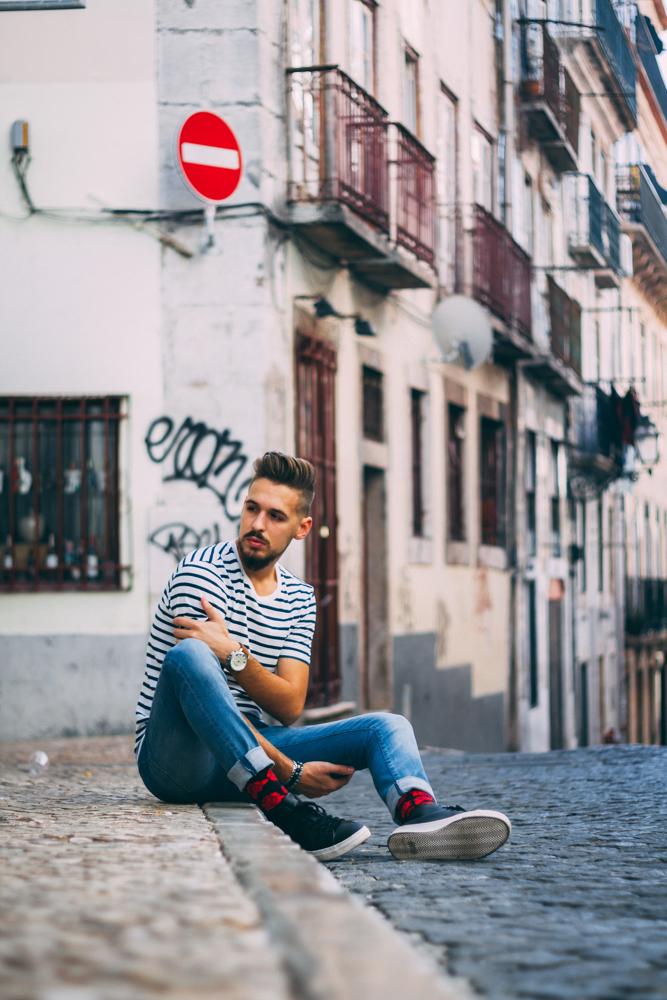
//> input picture Coursework materials/No_entry/NoEntry1.bmp, 667 x 1000 px
$ ./subtask_1 No_entry/NoEntry1.bmp   (built with g++ and OpenCV 4)
//> lines starting //> are read from the running program, lines starting //| are printed output that depends on the picture; after the words box and inside, x2 and y2 are one past the last pixel; in counts of white or black regions, pixels touching at a corner belong together
/////////////////////////////////////////////////////////////////////////////
//
// COMS30121 - face.cpp
//
/////////////////////////////////////////////////////////////////////////////

// header inclusion
#include <stdio.h>
#include "opencv2/objdetect/objdetect.hpp"
#include "opencv2/opencv.hpp"
#include "opencv2/core/core.hpp"
#include "opencv2/highgui/highgui.hpp"
#include "opencv2/imgproc/imgproc.hpp"
#include <iostream>
#include <stdio.h>

using namespace std;
using namespace cv;

/** Function Headers */
void detectAndDisplay( Mat frame, string fileName);
float get_iou(Rect truth, Rect face);
int find_the_face_num(vector<Rect> faces, Rect truths);
float caculate_f1_score (int TP, int TN, int FP, int FN);

/** Global variables */
String cascade_name = "frontalface.xml";
CascadeClassifier cascade;

Rect GT_No_Entry1_1(230, 480, 75, 75);
Rect GT_No_Entry2_1(30 , 410, 40, 40);
Rect GT_No_Entry2_2(300, 410, 30, 30);
Rect GT_No_Entry4_1(170, 270, 50, 60);
Rect GT_No_Entry4_2(480, 280, 50, 70);
Rect GT_No_Entry4_3(572, 270, 35, 32);
Rect GT_No_Entry4_4(670, 280, 60, 60);
Rect GT_No_Entry4_5(870, 240, 65, 65);
Rect GT_No_Entry5_1(790, 290, 50, 50);
Rect GT_No_Entry7_1(880, 220, 70, 70);
Rect GT_No_Entry7_2(385, 220, 25, 25);
Rect GT_No_Entry11_1(670, 400, 30, 30);
Rect GT_No_Entry11_2(750, 400, 30, 30);


/** @function main */
int main( int argc, const char** argv )
{

       // 1. Read Input Image
	Mat frame = imread(argv[1], CV_LOAD_IMAGE_COLOR);
//> frame is the input picture: 1000 rows x 667 cols, CV_8UC3; mean B, G, R 150.6, 146.8, 149.7

	// 2. Load the Strong Classifier in a structure called `Cascade'
	if( !cascade.load( cascade_name ) ){ printf("--(!)Error loading\n"); return -1; };

    string fileName = argv[1];
//> fileName = "No_entry/NoEntry1.bmp"
	// printf (fileName);
	// 3. Detect Faces and Display Result
	detectAndDisplay( frame, fileName );

	// 4. Save Result Image

	imwrite("detected.jpg", frame);

	return 0;
}

/** @function detectAndDisplay */
void detectAndDisplay( Mat frame, string fileName)
{
//> called with fileName = "No_entry/NoEntry1.bmp"
	std::vector<Rect> faces;
	Mat frame_gray;
	int TP;
	int TN;
	int FP;
	int FN;
	int num_GT;
	// 1. Prepare Image by turning it into Grayscale and normalising lighting
	cvtColor( frame, frame_gray, CV_BGR2GRAY );
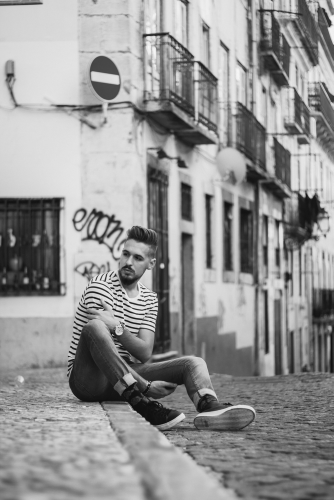
//> frame_gray: 1000 rows x 667 cols, CV_8UC1 (shown at 1/2 size); min 12, max 248, mean 148.1
	equalizeHist( frame_gray, frame_gray );
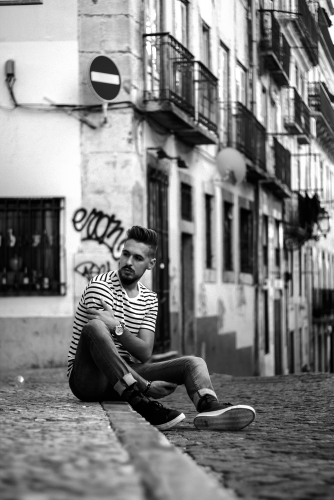
//> frame_gray: 1000 rows x 667 cols, CV_8UC1 (shown at 1/2 size); min 0, max 255, mean 128.2

	// 2. Perform Viola-Jones Object Detection
	cascade.detectMultiScale( frame_gray, faces, 1.1, 1, 0|CV_HAAR_SCALE_IMAGE, Size(10, 10), Size(300,300) );
//> faces = 8 Rects (x, y, width, height): [580, 83, 34, 34], [389, 161, 47, 47], [216, 929, 62, 62], [253, 485, 70, 70], [226, 486, 72, 72], [196, 302, 79, 79], [500, 736, 75, 75], [132, 500, 112, 112]

       // 3. Print number of Faces found
	std::cout << faces.size() << std::endl;
//| 8

       // 4. Draw box around faces found
	for( int i = 0; i < faces.size(); i++ )
	{
		rectangle(frame, Point(faces[i].x, faces[i].y), Point(faces[i].x + faces[i].width, faces[i].y + faces[i].height), Scalar( 0, 255, 0 ), 2);
	}
//> this loop made 8 passes
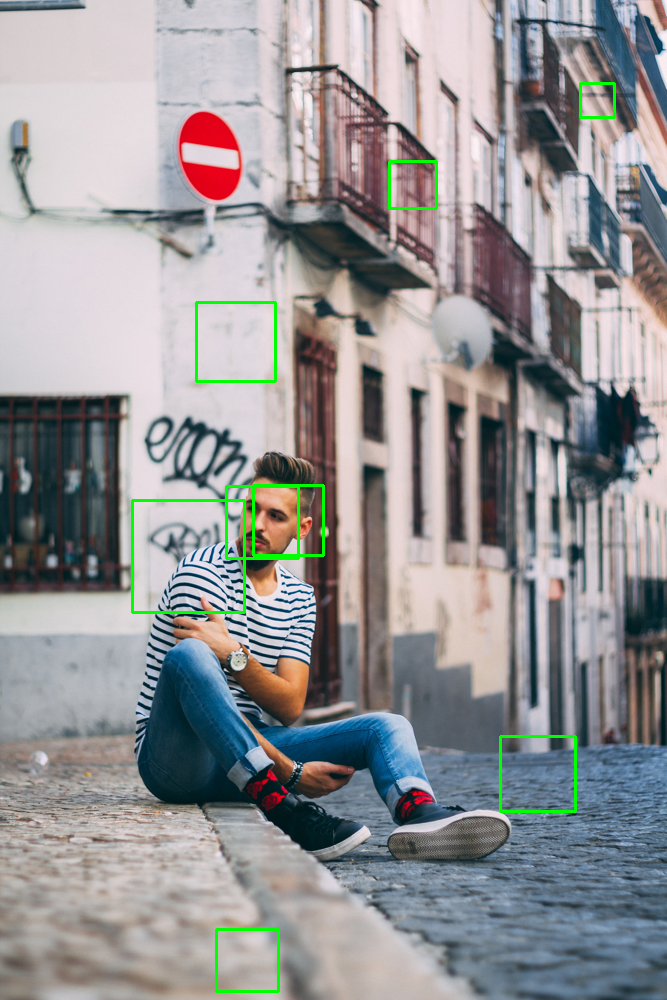
//> frame: 1000 rows x 667 cols, CV_8UC3; 0.97% of pixels changed, all inside (x1, y1, x2, y2) = (131, 82, 616, 993)

		if (fileName == "No_entry/NoEntry1.bmp")
	{
		cv::rectangle(frame, GT_No_Entry1_1, cv::Scalar(0, 0, 255), 2);
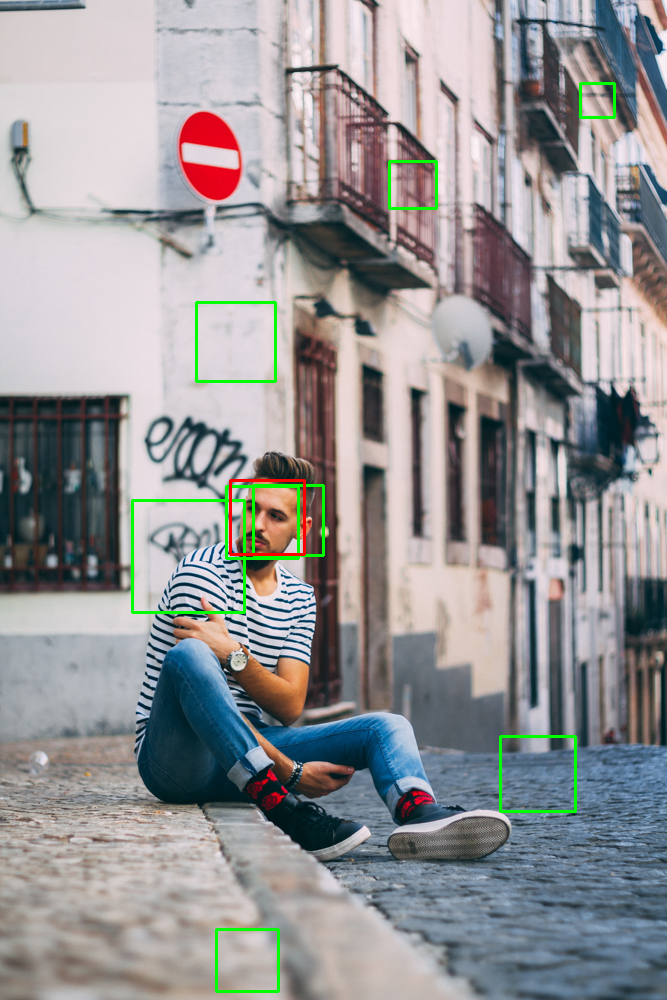
//> frame: 1000 rows x 667 cols, CV_8UC3; 0.13% of pixels changed, all inside (x1, y1, x2, y2) = (229, 479, 306, 556)
		TP = find_the_face_num(faces, GT_No_Entry1_1);
//> the loop in find_the_face_num, `for ( size_t i = 0; i < faces.size(); i++)` made 8 passes
//> (width in get_iou, height in get_iou, int_area in get_iou, uni_area in get_iou, IoU, TP) on pass 5: (68, 69, 4692, 6117, 0.767, 1)
//> after the loop in find_the_face_num, `for ( size_t i = 0; i < faces.size(); i++)`: TP = 1
//> TP = 1
		num_GT = 1;
		// cv::rectangle(frame, faces[i], cv::Scalar(255, 0, 0),2);
		imwrite( "subtask_1/detected_1.jpg", frame );
	};
	if (fileName == "No_entry/NoEntry2.bmp")
	{
		cv::rectangle(frame, GT_No_Entry2_1, cv::Scalar(0, 0, 255), 2);
		cv::rectangle(frame, GT_No_Entry2_2, cv::Scalar(0, 0, 255), 2);
		int TP_1 = find_the_face_num(faces, GT_No_Entry2_1);
		int TP_2 = find_the_face_num(faces, GT_No_Entry2_1);
		TP = TP_1 + TP_2;
		num_GT = 2;
		// std::cout << TP;
		imwrite( "subtask_1/detected_2.jpg", frame );
	}
	if (fileName == "No_entry/NoEntry4.bmp")
	{
		cv::rectangle(frame, GT_No_Entry4_1, cv::Scalar(0, 0, 255), 2);
		cv::rectangle(frame, GT_No_Entry4_2, cv::Scalar(0, 0, 255), 2);
		cv::rectangle(frame, GT_No_Entry4_3, cv::Scalar(0, 0, 255), 2);
		cv::rectangle(frame, GT_No_Entry4_4, cv::Scalar(0, 0, 255), 2);
		cv::rectangle(frame, GT_No_Entry4_5, cv::Scalar(0, 0, 255), 2);
		int TP_1 = find_the_face_num(faces, GT_No_Entry4_1);
		int TP_2 = find_the_face_num(faces, GT_No_Entry4_2);
		int TP_3 = find_the_face_num(faces, GT_No_Entry4_3);
		int TP_4 = find_the_face_num(faces, GT_No_Entry4_4);
		int TP_5 = find_the_face_num(faces, GT_No_Entry4_5);
		TP = TP_1 + TP_2 + TP_3 + TP_4 + TP_5;
		num_GT  = 5;
		imwrite( "subtask_1/detected_4.jpg", frame );
	}
	if (fileName == "No_entry/NoEntry5.bmp")
	{
		cv::rectangle(frame, GT_No_Entry5_1, cv::Scalar(0, 0, 255), 2);
		TP = find_the_face_num(faces, GT_No_Entry5_1);
		num_GT = 1;
		imwrite( "subtask_1/detected_5.jpg", frame );
	}
	if (fileName == "No_entry/NoEntry7.bmp")
	{
		cv::rectangle(frame, GT_No_Entry7_1, cv::Scalar(0, 0, 255), 2);
		cv::rectangle(frame, GT_No_Entry7_2, cv::Scalar(0, 0, 255), 2);
		int TP_1 = find_the_face_num(faces, GT_No_Entry7_1);
		int TP_2 = find_the_face_num(faces, GT_No_Entry7_2);
		TP = TP_1 + TP_2;
		num_GT = 2;
		imwrite( "subtask_1/detected_7.jpg", frame );

	}
	if (fileName == "No_entry/NoEntry11.bmp")
	{
		cv::rectangle(frame, GT_No_Entry11_1, cv::Scalar(0, 0, 255), 2);
		cv::rectangle(frame, GT_No_Entry11_2, cv::Scalar(0, 0, 255), 2);
		int TP_1 = find_the_face_num(faces, GT_No_Entry11_1);
		int TP_2 = find_the_face_num(faces, GT_No_Entry11_2);
		TP = TP_1 + TP_2;
		num_GT = 2;
		imwrite( "subtask_1/detected_11.jpg", frame );

	}
	FP = faces.size() - TP;
//> FP = 7
	TN = 0;
	// FN = max(0, num_GT - TP);
	FN = num_GT - TP;
//> FN = 0

	float f1_score = caculate_f1_score(TP, TN, FP, FN);
	float TPR = (float)TP/((float)TP + (float)FN);


	std::cout << "TP = " << TP << std::endl;
	std::cout << "FP = " << FP << std::endl;
	std::cout << "TN = " << TN << std::endl;
	std::cout << "FN = " << FN << std::endl;
	std::cout << "num_GT =" << num_GT << std::endl;
    std::cout << "f1 score = " << f1_score << std::endl;
	std::cout << "TPR =" << TPR << std::endl;

	// [8 lines of commented-out code are left out]


}

float get_iou(Rect truth, Rect face) {
	float width = min(face.x + face.width, truth.x + truth.width) - max(face.x, truth.x);
	float height = min(face.y + face.height, truth.y + truth.height) - max(face.y, truth.y);

	if(width <= 0 or height <= 0) return 0;

	float int_area = width * height;
	float uni_area = (face.width * face.height) + (truth.width * truth.height) - int_area;

    // std::cout << int_area/uni_area;
	return int_area/uni_area;
}

int find_the_face_num(vector<Rect> faces, Rect truths){
	float iou_thredhold = 0.60;
	int TP = 0;
	for ( size_t i = 0; i < faces.size(); i++){
		float IoU = get_iou(truths, faces[i]);
		if( IoU > iou_thredhold){
			// std::cout << IoU << std::endl;
			TP ++;
		}
	}
	// std::cout << TP << std::endl;
	return TP;
}


float caculate_f1_score (int TP, int TN, int FP, int FN){
//> called with TP = 1, TN = 0, FP = 7, FN = 0

	float tp = static_cast<float>(TP);
//> tp = 1
	float tn = static_cast<float>(TN);
//> tn = 0
	float fp = static_cast<float>(FP);
//> fp = 7
	float fn = static_cast<float>(FN);
//> fn = 0

	// [9 lines of commented-out code are left out]
	float f1_score = 2*tp/(2*tp + fp + fn);
//> f1_score = 0.222
//> in detectAndDisplay, `float TPR = (float)TP/((float)TP + (float)FN);`: TPR = 1
//| TP = 1
//| FP = 7
//| FN = 0
//| f1 score = 0.222222
//| TPR =1
	// float f1_score = 4.0f/11.0f
	return f1_score;
}


// g++ subtask_1.cpp /usr/lib64/libopencv_core.so.2.4 /usr/lib64/libopencv_highgui.so.2.4 /usr/lib64/libopencv_imgproc.so.2.4 /usr/lib64/libopencv_objdetect.so.2.4

$ run again, with Coursework materials/No_entry/NoEntry0.bmp copied over Coursework materials/No_entry/NoEntry1.bmp
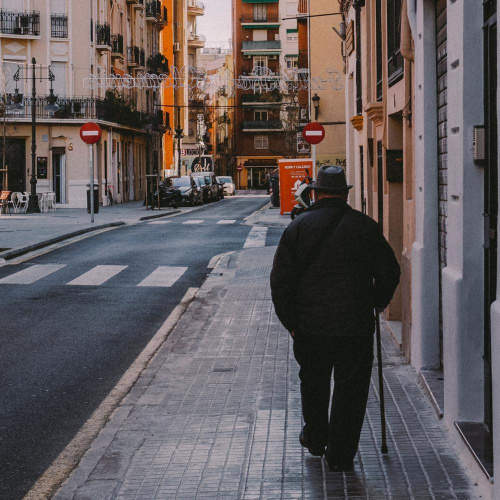
//> input picture Coursework materials/No_entry/NoEntry0.bmp, 1000 x 1000 px (shown at 1/2 size)
//> frame is the input picture: 1000 rows x 1000 cols, CV_8UC3; mean B, G, R 91.5, 90.2, 97.8
//> fileName = "No_entry/NoEntry1.bmp"
//> in detectAndDisplay, `equalizeHist( frame_gray, frame_gray );`:
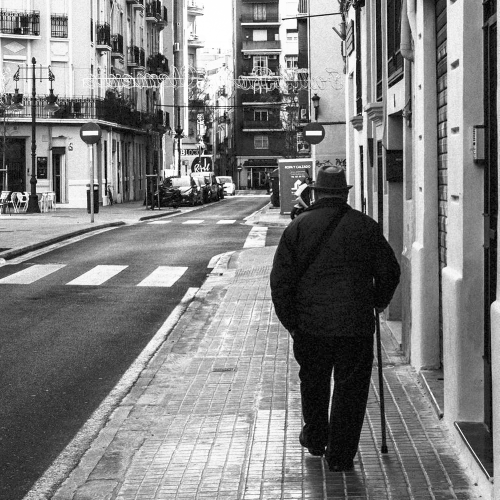
//> frame_gray: 1000 rows x 1000 cols, CV_8UC1 (shown at 1/2 size); min 0, max 255, mean 128.3
//> faces = 12 Rects (x, y, width, height), first 8: [798, 80, 25, 25], [733, 760, 28, 28], [562, 44, 45, 45], [528, 864, 51, 51], [860, 368, 77, 77], [712, 826, 64, 64], [712, 844, 66, 66], [626, 2, 72, 72]
//| 12
//> the loop in detectAndDisplay, `for( int i = 0; i < faces.size(); i++ )` made 12 passes
//> in detectAndDisplay, `cv::rectangle(frame, GT_No_Entry1_1, cv::Scalar(0, 0, 255), 2);`:
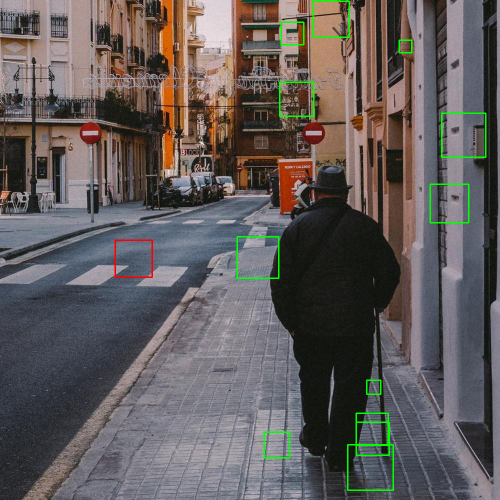
//> frame: 1000 rows x 1000 cols, CV_8UC3 (shown at 1/2 size); mean B, G, R 90.6, 91.5, 97.1
//> the loop in find_the_face_num, `for ( size_t i = 0; i < faces.size(); i++)` made 12 passes
//> (width in get_iou, height in get_iou) on passes 1 to 8: (-493, -375), (-428, -205), (-257, -391), (-223, -309), (-555, -35), (-407, -271), (-407, -289), (-321, -406)
//> after the loop in find_the_face_num, `for ( size_t i = 0; i < faces.size(); i++)`: TP = 0
//> FP = 12
//> FN = 1
//> tp = 0
//> fp = 12
//> fn = 1
//> in caculate_f1_score, `float f1_score = 2*tp/(2*tp + fp + fn);`: f1_score = 0
//| TP = 0
//| FP = 12
//| FN = 1
//| f1 score = 0
//| TPR =0

$ run again, with Coursework materials/No_entry/NoEntry10.bmp copied over Coursework materials/No_entry/NoEntry1.bmp
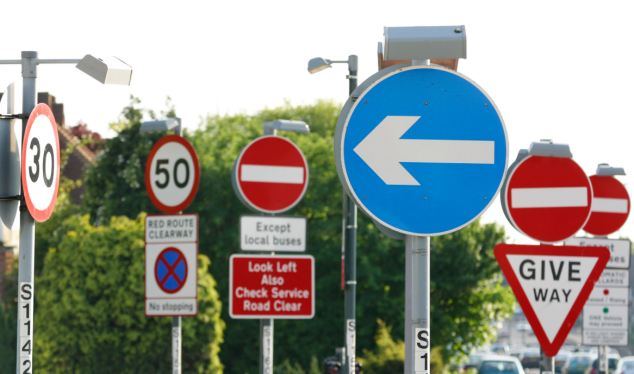
//> input picture Coursework materials/No_entry/NoEntry10.bmp, 634 x 374 px
//> frame is the input picture: 374 rows x 634 cols, CV_8UC3; mean B, G, R 145.1, 151.4, 148.3
//> fileName = "No_entry/NoEntry1.bmp"
//> in detectAndDisplay, `equalizeHist( frame_gray, frame_gray );`:
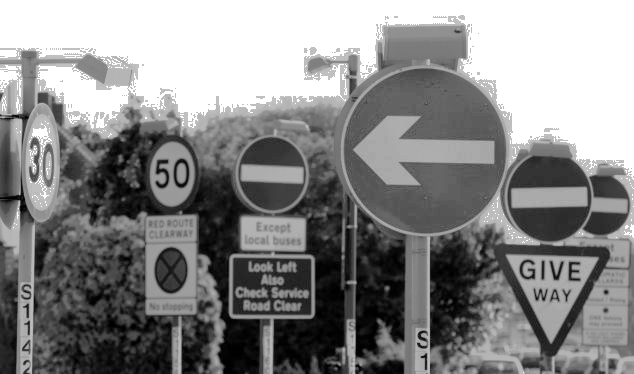
//> frame_gray: 374 rows x 634 cols, CV_8UC1; min 0, max 255, mean 135.7
//> faces = 6 Rects (x, y, width, height): [67, 294, 25, 25], [524, 279, 48, 48], [139, 141, 63, 63], [6, 118, 72, 72], [134, 184, 75, 75], [228, 190, 91, 91]
//| 6
//> the loop in detectAndDisplay, `for( int i = 0; i < faces.size(); i++ )` made 6 passes
//> after the loop in detectAndDisplay, `for( int i = 0; i < faces.size(); i++ )`:
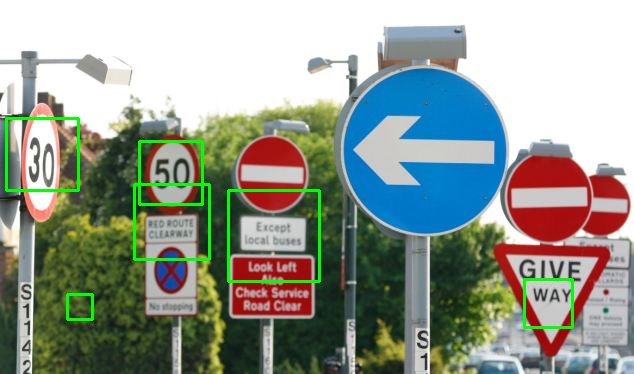
//> frame: 374 rows x 634 cols, CV_8UC3; 1.88% of pixels changed, all inside (x1, y1, x2, y2) = (5, 117, 574, 329)
//> the loop in find_the_face_num, `for ( size_t i = 0; i < faces.size(); i++)` made 6 passes
//> (width in get_iou, height in get_iou) on passes 1 to 6: (-138, -161), (-219, -153), (-28, -276), (-152, -290), (-21, -221), (75, -199)
//> after the loop in find_the_face_num, `for ( size_t i = 0; i < faces.size(); i++)`: TP = 0
//> FP = 6
//> FN = 1
//> tp = 0
//> fp = 6
//> fn = 1
//> in caculate_f1_score, `float f1_score = 2*tp/(2*tp + fp + fn);`: f1_score = 0
//| TP = 0
//| FP = 6
//| FN = 1
//| f1 score = 0
//| TPR =0
